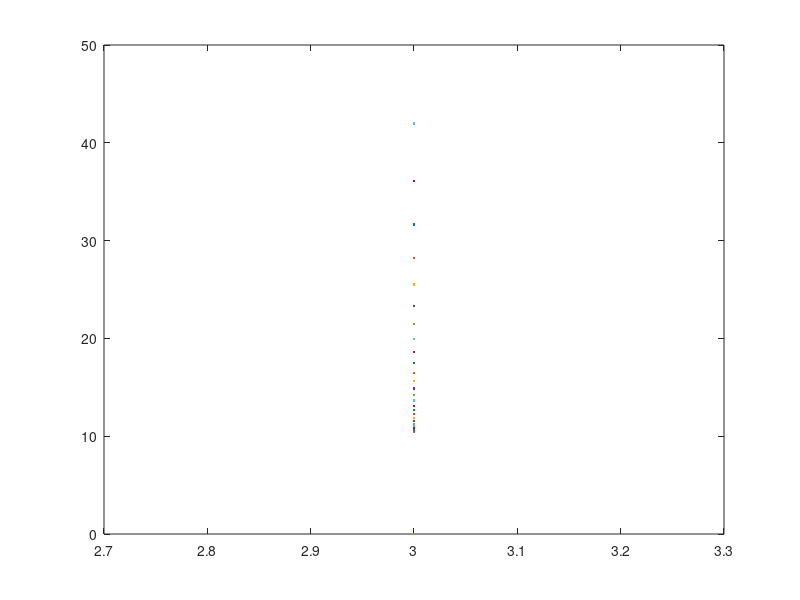

This chart was generated by the following MATLAB code:
%Atticus Russell
%2/12/2019
%MECE 117
%Homework 4
%Problem 3

clear
clc

%User input for W, L_b, L_c
W=input('enter value for W:');
L_b=input('enter value for L_b:');
L_c=input('enter value for L_c:');

%create while loop
nn=0.5;

n=5;
while n<30
    n=n+1;
    nn = n*(.1)
    T(n)=(L_b*L_c*W)/(nn*sqrt((L_c^2)-nn^2));
end
nn
T
plot(nn,T)

